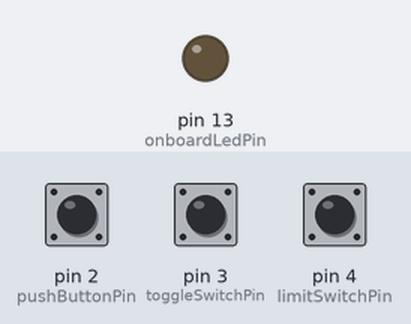
A sketch run on a simulated Arduino Uno, built with avr-gcc and run on an emulated ATmega328P. Shown: output pins drawn as LEDs (lit = HIGH). The test bench sets the inputs (shaded band); at power-on: pin 3 (toggleSwitchPin) LOW, pin 2 (pushButtonPin) LOW, pin 4 (limitSwitchPin) LOW.

Above: at 1.2 s.
1.3 s: pin 3 (toggleSwitchPin) pulled HIGH for 0.15 s
At 1.4 s:
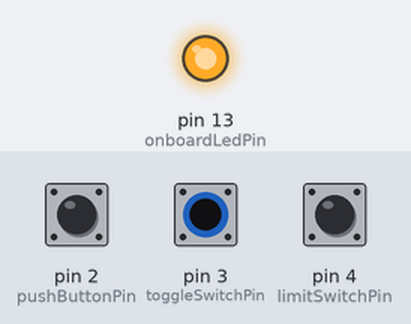
3.0 s: pin 3 (toggleSwitchPin) pulled HIGH for 3.2 s
At 7.4 s:
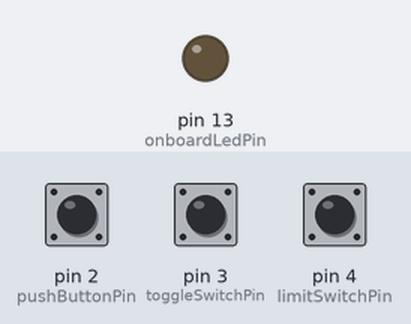
Timing chart, 0 to 8.9 s (numbered marks = the images above; inputs shaded):
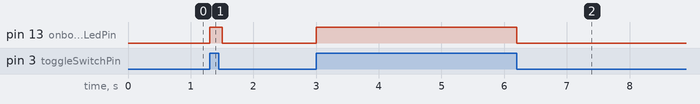

Measured:
- after the input at 1.3 s, pin 13 (onboardLedPin): LOW → HIGH at once, → LOW 0.20 s later
- after the input at 3.0 s, pin 13 (onboardLedPin): LOW → HIGH at once, → LOW 3.2 s later

The sketch:

Arduino_connection_test.ino
```cpp
// Pins
const int toggleSwitchPin = 3;  // Toggle switch (Master ON/OFF)
const int limitSwitchPin = 4;   // Limit switch (Safety door sensor)
const int pushButtonPin = 2;    // Pushbutton
const int onboardLedPin = 13;   // On-board LED

void setup() {
  // Initialize pins
  pinMode(toggleSwitchPin, INPUT);
  pinMode(limitSwitchPin, INPUT);
  pinMode(pushButtonPin, INPUT);
  pinMode(onboardLedPin, OUTPUT);
}

void loop() {
  // Read the state of the toggle switch
  int toggleSwitchState = digitalRead(toggleSwitchPin);
  int limitSwitchState = digitalRead(limitSwitchPin);
  int pushButtonState = digitalRead(pushButtonPin);

  // Turn the onboard LED ON or OFF based on the toggle switch state
  digitalWrite(onboardLedPin, toggleSwitchState);

  // For debugging purposes, we can turn on the LED when each switch is pressed
  if (toggleSwitchState == HIGH) {
    if (limitSwitchState == HIGH) {
      // Do something when the limit switch is pressed
      // For now, we will just blink the onboard LED quickly
      digitalWrite(onboardLedPin, HIGH);
      delay(100);
      digitalWrite(onboardLedPin, LOW);
      delay(100);
    }

    if (pushButtonState == HIGH) {
      // Do something when the push button is pressed
      // For now, we will just blink the onboard LED slowly
      digitalWrite(onboardLedPin, HIGH);
      delay(500);
      digitalWrite(onboardLedPin, LOW);
      delay(500);
    }
  }

  delay(100);  // Short delay to reduce CPU usage
}
```
